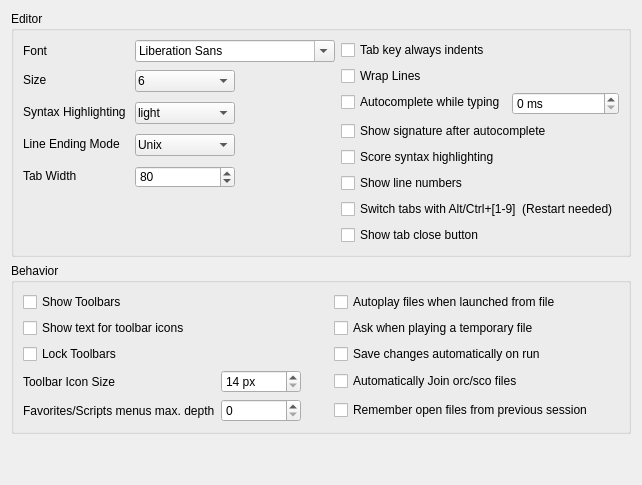
         <widget class="QWidget" name="tab_4">
          <attribute name="title">
           <string>Editor</string>
          </attribute>
          <layout class="QGridLayout" name="gridLayout_9">
           <item row="0" column="0">
            <widget class="QGroupBox" name="groupBox_5">
             <property name="title">
              <string>Editor</string>
             </property>
             <layout class="QGridLayout" name="gridLayout_17">
              <item row="0" column="1">
               <layout class="QFormLayout" name="formLayout">
                <property name="formAlignment">
                 <set>Qt::AlignLeading|Qt::AlignLeft|Qt::AlignTop</set>
                </property>
                <item row="0" column="0">
                 <widget class="QCheckBox" name="tabIndentCheckBox">
                  <property name="styleSheet">
                   <string notr="true"/>
                  </property>
                  <property name="text">
                   <string>Tab key always indents</string>
                  </property>
                 </widget>
                </item>
                <item row="1" column="0">
                 <widget class="QCheckBox" name="wrapLinesCheckBox">
                  <property name="text">
                   <string>Wrap Lines</string>
                  </property>
                 </widget>
                </item>
                <item row="5" column="0">
                 <widget class="QCheckBox" name="lineNumbersCheckBox">
                  <property name="text">
                   <string>Show line numbers</string>
                  </property>
                 </widget>
                </item>
                <item row="4" column="0">
                 <widget class="QCheckBox" name="highlightScoreCheckBox">
                  <property name="toolTip">
                   <string>&lt;html&gt;&lt;head/&gt;&lt;body&gt;&lt;p&gt;Apply syntax highlighting to the score. &lt;/p&gt;&lt;p&gt;In very long scores, deactivating syntax highlighting can reduce loading time significantly&lt;/p&gt;&lt;/body&gt;&lt;/html&gt;</string>
                  </property>
                  <property name="text">
                   <string>Score syntax highlighting</string>
                  </property>
                 </widget>
                </item>
                <item row="2" column="1">
                 <widget class="QSpinBox" name="autoCompleteDelaySpinBox">
                  <property name="minimumSize">
                   <size>
                    <width>80</width>
                    <height>0</height>
                   </size>
                  </property>
                  <property name="toolTip">
                   <string>&lt;html&gt;&lt;head/&gt;&lt;body&gt;&lt;p&gt;Time delay (in ms) after which the autocomplete menu is displayed&lt;/p&gt;&lt;/body&gt;&lt;/html&gt;</string>
                  </property>
                  <property name="suffix">
                   <string> ms</string>
                  </property>
                  <property name="maximum">
                   <number>500</number>
                  </property>
                  <property name="singleStep">
                   <number>10</number>
                  </property>
                 </widget>
                </item>
                <item row="2" column="0">
                 <widget class="QCheckBox" name="autoCompleteCheckBox">
                  <property name="toolTip">
                   <string>&lt;html&gt;&lt;head/&gt;&lt;body&gt;&lt;p&gt;If on, the autocompletion menu is shown after the given number of idle ms. Autocompletion can also be triggered manually from the menu &amp;quot;Edit/Autocomplete&amp;quot; or via the corresponding keyboard shortcut  &lt;/p&gt;&lt;/body&gt;&lt;/html&gt;</string>
                  </property>
                  <property name="text">
                   <string>Autocomplete while typing</string>
                  </property>
                 </widget>
                </item>
                <item row="3" column="0" colspan="2">
                 <widget class="QCheckBox" name="autoParameterModeCheckBox">
                  <property name="text">
                   <string>Show signature after autocomplete</string>
                  </property>
                 </widget>
                </item>
                <item row="6" column="0" colspan="2">
                 <widget class="QCheckBox" name="tabShortcutActiveCheckBox">
                  <property name="toolTip">
                   <string>Switch tabs using alt+[1-9] or control+[1-9] depending on the platform. Requires restart </string>
                  </property>
                  <property name="text">
                   <string>Switch tabs with Alt/Ctrl+[1-9]  (Restart needed)</string>
                  </property>
                  <property name="checked">
                   <bool>false</bool>
                  </property>
                 </widget>
                </item>
                <item row="7" column="0">
                 <widget class="QCheckBox" name="tabCloseButtonCheckBox">
                  <property name="text">
                   <string>Show tab close button</string>
                  </property>
                 </widget>
                </item>
               </layout>
              </item>
              <item row="0" column="0">
               <layout class="QFormLayout" name="formLayout_2">
                <property name="labelAlignment">
                 <set>Qt::AlignLeading</set>
                </property>
                <property name="formAlignment">
                 <set>Qt::AlignLeading|Qt::AlignLeft|Qt::AlignTop</set>
                </property>
                <item row="0" column="0">
                 <widget class="QLabel" name="label">
                  <property name="text">
                   <string>Font</string>
                  </property>
                 </widget>
                </item>
                <item row="0" column="1">
                 <widget class="QFontComboBox" name="fontComboBox">
                  <property name="maximumSize">
                   <size>
                    <width>200</width>
                    <height>16777215</height>
                   </size>
                  </property>
                  <property name="styleSheet">
                   <string notr="true"/>
                  </property>
                  <property name="frame">
                   <bool>true</bool>
                  </property>
                 </widget>
                </item>
                <item row="1" column="0">
                 <widget class="QLabel" name="label_2">
                  <property name="text">
                   <string>Size</string>
                  </property>
                 </widget>
                </item>
                <item row="1" column="1">
                 <widget class="QComboBox" name="fontSizeComboBox">
                  <property name="minimumSize">
                   <size>
                    <width>100</width>
                    <height>0</height>
                   </size>
                  </property>
                  <property name="maximumSize">
                   <size>
                    <width>100</width>
                    <height>16777215</height>
                   </size>
                  </property>
                  <property name="styleSheet">
                   <string notr="true">margin-top: 2; margin-bottom: 2; padding: 2</string>
                  </property>
                  <property name="currentIndex">
                   <number>0</number>
                  </property>
                  <item>
                   <property name="text">
                    <string>6</string>
                   </property>
                  </item>
                  <item>
                   <property name="text">
                    <string>8</string>
                   </property>
                  </item>
                  <item>
                   <property name="text">
                    <string>9</string>
                   </property>
                  </item>
                  <item>
                   <property name="text">
                    <string>10</string>
                   </property>
                  </item>
                  <item>
                   <property name="text">
                    <string>11</string>
                   </property>
                  </item>
                  <item>
                   <property name="text">
                    <string>12</string>
                   </property>
                  </item>
                  <item>
                   <property name="text">
                    <string>13</string>
                   </property>
                  </item>
                  <item>
                   <property name="text">
                    <string>14</string>
                   </property>
                  </item>
                  <item>
                   <property name="text">
                    <string>16</string>
                   </property>
                  </item>
                  <item>
                   <property name="text">
                    <string>18</string>
                   </property>
                  </item>
                  <item>
                   <property name="text">
                    <string>20</string>
                   </property>
                  </item>
                  <item>
                   <property name="text">
                    <string>24</string>
                   </property>
                  </item>
                  <item>
                   <property name="text">
                    <string>30</string>
                   </property>
                  </item>
                  <item>
                   <property name="text">
                    <string>36</string>
                   </property>
                  </item>
                  <item>
                   <property name="text">
                    <string>48</string>
                   </property>
                  </item>
                 </widget>
                </item>
                <item row="2" column="0">
                 <widget class="QLabel" name="label_18">
                  <property name="text">
                   <string>Syntax Highlighting </string>
                  </property>
                 </widget>
                </item>
                <item row="2" column="1">
                 <widget class="QComboBox" name="highlightingThemeComboBox">
                  <property name="minimumSize">
                   <size>
                    <width>100</width>
                    <height>0</height>
                   </size>
                  </property>
                  <property name="maximumSize">
                   <size>
                    <width>100</width>
                    <height>16777215</height>
                   </size>
                  </property>
                  <property name="toolTip">
                   <string>Color theme for syntax highlighting</string>
                  </property>
                  <property name="styleSheet">
                   <string notr="true">margin-top: 2; margin-bottom: 2; padding: 2</string>
                  </property>
                  <property name="sizeAdjustPolicy">
                   <enum>QComboBox::AdjustToContents</enum>
                  </property>
                  <item>
                   <property name="text">
                    <string>light</string>
                   </property>
                  </item>
                  <item>
                   <property name="text">
                    <string>dark</string>
                   </property>
                  </item>
                  <item>
                   <property name="text">
                    <string>classic</string>
                   </property>
                  </item>
                  <item>
                   <property name="text">
                    <string>none</string>
                   </property>
                  </item>
                 </widget>
                </item>
                <item row="3" column="0">
                 <widget class="QLabel" name="label_34">
                  <property name="text">
                   <string>Line Ending Mode</string>
                  </property>
                 </widget>
                </item>
                <item row="3" column="1">
                 <widget class="QComboBox" name="lineEndingComboBox">
                  <property name="minimumSize">
                   <size>
                    <width>100</width>
                    <height>0</height>
                   </size>
                  </property>
                  <property name="maximumSize">
                   <size>
                    <width>100</width>
                    <height>16777215</height>
                   </size>
                  </property>
                  <property name="styleSheet">
                   <string notr="true">margin-top: 2; margin-bottom: 2; padding: 2</string>
                  </property>
                  <property name="currentIndex">
                   <number>0</number>
                  </property>
                  <item>
                   <property name="text">
                    <string>Unix</string>
                   </property>
                  </item>
                  <item>
                   <property name="text">
                    <string>Windows</string>
                   </property>
                  </item>
                 </widget>
                </item>
                <item row="4" column="0">
                 <widget class="QLabel" name="label_19">
                  <property name="text">
                   <string>Tab Width</string>
                  </property>
                 </widget>
                </item>
                <item row="4" column="1">
                 <widget class="QSpinBox" name="tabWidthSpinBox">
                  <property name="minimumSize">
                   <size>
                    <width>100</width>
                    <height>0</height>
                   </size>
                  </property>
                  <property name="maximumSize">
                   <size>
                    <width>100</width>
                    <height>16777215</height>
                   </size>
                  </property>
                  <property name="styleSheet">
                   <string notr="true">margin-top: 2; margin-bottom: 2</string>
                  </property>
                  <property name="minimum">
                   <number>10</number>
                  </property>
                  <property name="maximum">
                   <number>120</number>
                  </property>
                  <property name="singleStep">
                   <number>10</number>
                  </property>
                  <property name="value">
                   <number>80</number>
                  </property>
                 </widget>
                </item>
               </layout>
              </item>
             </layout>
            </widget>
           </item>
           <item row="4" column="0">
            <spacer name="verticalSpacer_4">
             <property name="orientation">
              <enum>Qt::Vertical</enum>
             </property>
             <property name="sizeHint" stdset="0">
              <size>
               <width>20</width>
               <height>40</height>
              </size>
             </property>
            </spacer>
           </item>
           <item row="3" column="0">
            <widget class="QGroupBox" name="groupBox_10">
             <property name="title">
              <string>Behavior</string>
             </property>
             <layout class="QGridLayout" name="gridLayout_24">
              <item row="10" column="1">
               <widget class="QSpinBox" name="menusDepthSpinBox"/>
              </item>
              <item row="3" column="3">
               <widget class="QCheckBox" name="askIfTemporaryCheckBox">
                <property name="text">
                 <string>Ask when playing a temporary file</string>
                </property>
               </widget>
              </item>
              <item row="0" column="3">
               <widget class="QCheckBox" name="autoplayCheckBox">
                <property name="enabled">
                 <bool>true</bool>
                </property>
                <property name="text">
                 <string>Autoplay files when launched from file</string>
                </property>
               </widget>
              </item>
              <item row="0" column="0">
               <widget class="QCheckBox" name="toolbarCheckBox">
                <property name="text">
                 <string>Show Toolbars</string>
                </property>
               </widget>
              </item>
              <item row="6" column="1">
               <widget class="QSpinBox" name="toolbarIconSizeSpinBox">
                <property name="minimumSize">
                 <size>
                  <width>80</width>
                  <height>0</height>
                 </size>
                </property>
                <property name="suffix">
                 <string> px</string>
                </property>
                <property name="prefix">
                 <string/>
                </property>
                <property name="minimum">
                 <number>14</number>
                </property>
                <property name="maximum">
                 <number>48</number>
                </property>
               </widget>
              </item>
              <item row="3" column="0">
               <widget class="QCheckBox" name="iconTextCheckBox">
                <property name="text">
                 <string>Show text for toolbar icons</string>
                </property>
               </widget>
              </item>
              <item row="0" column="4">
               <spacer name="horizontalSpacer_15">
                <property name="orientation">
                 <enum>Qt::Horizontal</enum>
                </property>
                <property name="sizeHint" stdset="0">
                 <size>
                  <width>20</width>
                  <height>20</height>
                 </size>
                </property>
               </spacer>
              </item>
              <item row="6" column="0">
               <widget class="QLabel" name="toolbarIconSizeLabel">
                <property name="text">
                 <string>Toolbar Icon Size</string>
                </property>
               </widget>
              </item>
              <item row="10" column="3">
               <widget class="QCheckBox" name="rememberFileCheckBox">
                <property name="text">
                 <string>Remember open files from previous session</string>
                </property>
               </widget>
              </item>
              <item row="10" column="0">
               <widget class="QLabel" name="label_35">
                <property name="text">
                 <string>Favorites/Scripts menus max. depth</string>
                </property>
               </widget>
              </item>
              <item row="6" column="3">
               <widget class="QCheckBox" name="autoJoinCheckBox">
                <property name="text">
                 <string>Automatically Join orc/sco files</string>
                </property>
               </widget>
              </item>
              <item row="4" column="3">
               <widget class="QCheckBox" name="saveChangesCheckBox">
                <property name="enabled">
                 <bool>true</bool>
                </property>
                <property name="text">
                 <string>Save changes automatically on run</string>
                </property>
               </widget>
              </item>
              <item row="6" column="2">
               <spacer name="horizontalSpacer_13">
                <property name="orientation">
                 <enum>Qt::Horizontal</enum>
                </property>
                <property name="sizeHint" stdset="0">
                 <size>
                  <width>20</width>
                  <height>20</height>
                 </size>
                </property>
               </spacer>
              </item>
              <item row="4" column="0">
               <widget class="QCheckBox" name="lockToolbarCheckBox">
                <property name="toolTip">
                 <string>Lock the toolbars in place, remove handle</string>
                </property>
                <property name="text">
                 <string>Lock Toolbars</string>
                </property>
                <property name="checked">
                 <bool>false</bool>
                </property>
               </widget>
              </item>
             </layout>
            </widget>
           </item>
          </layout>
         </widget>
